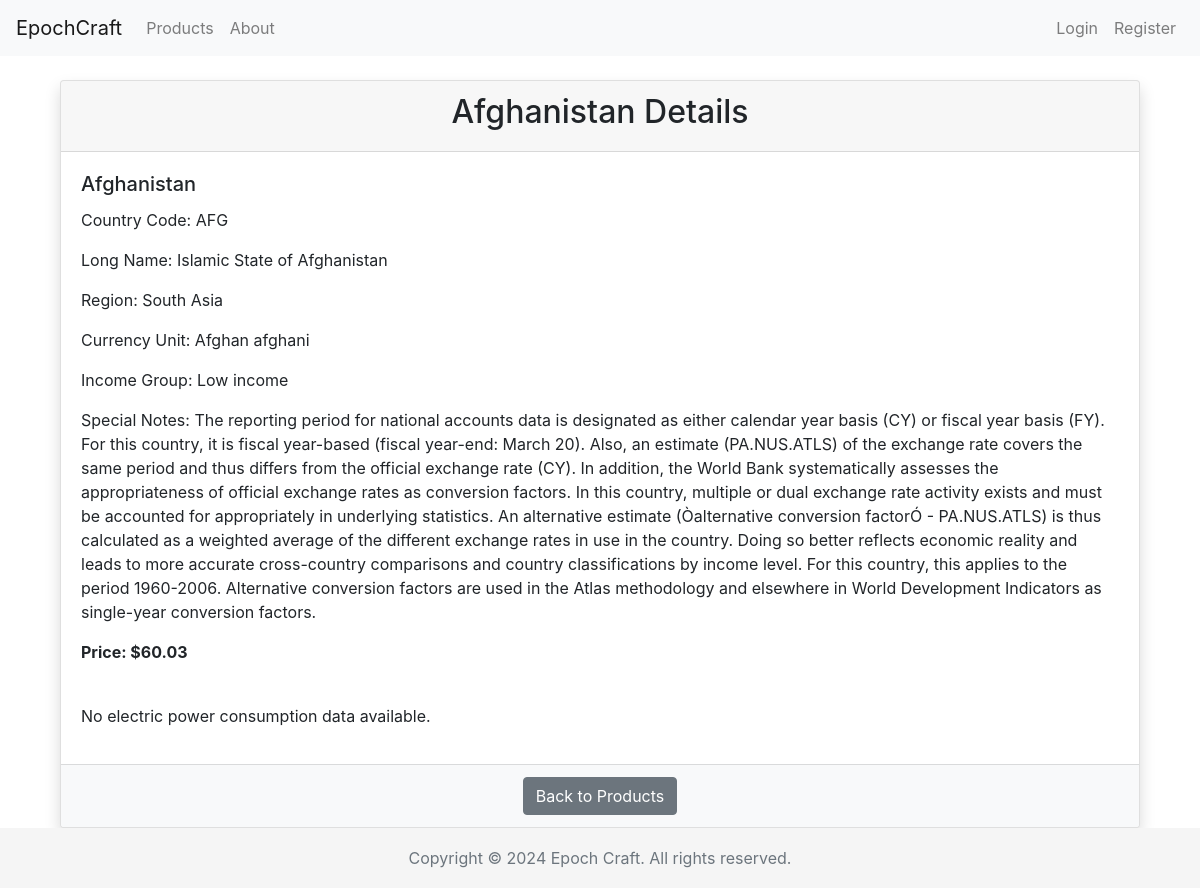
Page /products/1864/ on the committed database.
### cc_shop/models.py (models this page shows, shortened)
class Product(models.Model):
    country = models.ForeignKey(Country, on_delete=models.CASCADE, related_name='products')
    description = models.TextField()
    price = models.DecimalField(max_digits=10, decimal_places=2)
    type = models.CharField(max_length=50)   # Types could be like "Carbon Offset", "Renewable Energy Credit", etc

class Country(models.Model):
    country_code = models.CharField(max_length=3, primary_key=True)
    country_name = models.CharField(max_length=100)

class CountryMetadata(models.Model):
    country = models.OneToOneField(Country, on_delete=models.CASCADE, primary_key=True, related_name='metadata')
    long_name = models.CharField(max_length=100)
    region = models.CharField(max_length=50, null=True, blank=True)
    currency_unit = models.CharField(max_length=50, null=True, blank=True)
    income_group = models.CharField(max_length=50, null=True, blank=True)
    special_notes = models.TextField(null=True, blank=True)

### cc_shop/views.py (the view)
# urls.py: path('products/<str:product_id>/', views.product_detail, name='product_detail'),
def product_detail(request, product_id):
    product = get_object_or_404(Product, id=product_id)
    electric_consumptions = ElectricConsumption.objects.filter(country=product.country).order_by('year')
    years = [ec.year for ec in electric_consumptions]
    data = [ec.consumption for ec in electric_consumptions]
    context = {
        'product': product,
        'years': years,
        'electric_data': data,
    }
    return render(request, 'product_detail.html', context)

### cc_shop/templates/product_detail.html (shortened to what this page needs)
{% extends "base.html" %}
{% block content %}
<div class="container mt-4">
    <div class="card mb-4 shadow">
        <div class="card-header text-center">
            <h2>{{ product.country.country_name }} Details</h2>
        </div>
        <div class="card-body">
            <h5 class="card-title">{{ product.country.country_name }}</h5>
            <p class="card-text">Country Code: {{ product.country.country_code }}</p>
            <p class="card-text">Long Name: {{ product.country.metadata.long_name }}</p>
            <p class="card-text">Region: {{ product.country.metadata.region }}</p>
            <p class="card-text">Currency Unit: {{ product.country.metadata.currency_unit }}</p>
            <p class="card-text">Income Group: {{ product.country.metadata.income_group }}</p>
            <p class="card-text">Special Notes: {{ product.country.metadata.special_notes }}</p>
            <p class="card-text"><strong>Price: ${{ product.price }}</strong></p>
        </div>
        {% if electric_data %}
        <div class="card-body">
            <h4 class="text-center mb-3">Electric Power Consumption from 1994 to 2014 (kWh per Capita)</h4>
            <canvas id="electricConsumptionChart"></canvas>
        </div>
        <script src="https://cdn.jsdelivr.net/npm/chart.js"></script>
        <script>
            document.addEventListener('DOMContentLoaded', function () {
                var ctx = document.getElementById('electricConsumptionChart').getContext('2d');
                var electricConsumptionChart = new Chart(ctx, {
                    type: 'line',
                    data: {
                        labels: {{ years|safe }},
                        datasets: [{
                            label: 'Electric Power Consumption (kWh per Capita, Yearly)',
                            data: {{ electric_data|safe }},
                            backgroundColor: 'rgba(54, 162, 235, 0.2)',
                            borderColor: 'rgba(54, 162, 235, 1)',
                            borderWidth: 1
                        }]
                    },
                    options: {
                        responsive: true,
                        maintainAspectRatio: true,
                        scales: {
                            y: {
                                title: {
                                    display: true,
                                    text: 'Electric Power Consumption (kWh per Capita)',
                                    font: {
                                        size: 14,
                                        weight: 'bold'
                                    },
                                    padding: 5
                                },
                                beginAtZero: true
                            },
                            x: {
                                title: {
                                    display: true,
                                    text: 'Year',
                                    font: {
                                        size: 14
                                    }
                                }
                            }
                        }
                    }
                });
            });
        </script>
        {% else %}
        <div class="card-body">
            <p>No electric power consumption data available.</p>
        </div>
        {% endif %}
        <div class="card-footer text-center bg-light">
            <a href="{% url 'list_products' %}" class="btn btn-secondary">Back to Products</a>
        </div>
    </div>
</div>
{% endblock %}

### cc_shop/templates/base.html (style rules this page uses)
html { position: relative; min-height: 100%; }
body { margin-bottom: 60px; }

### rows in the picture
Product: country.country_name "Afghanistan", country.country_code "AFG", country.metadata.long_name "Islamic State of Afghanistan", country.metadata.region "South Asia", country.metadata.currency_unit "Afghan afghani", country.metadata.income_group "Low income", country.metadata.special_notes "The reporting period for national accounts data is designated as either calendar year basis (CY) or fiscal year basis (FY). For this country, it is fiscal year-based (fiscal year-end: March 20). Also, an estimate (PA.NUS.ATLS) of the exchange rate covers the same period and thus differs from the official exchange rate (CY). In addition, the World Bank systematically assesses the appropriateness of official exchange rates as conversion factors. In this country, multiple or dual exchange rate activity exists and must be accounted for appropriately in underlying statistics. An alternative estimate (Òalternative conversion factorÓ - PA.NUS.ATLS) is thus calculated as a weighted average of the…", price "60.03"
